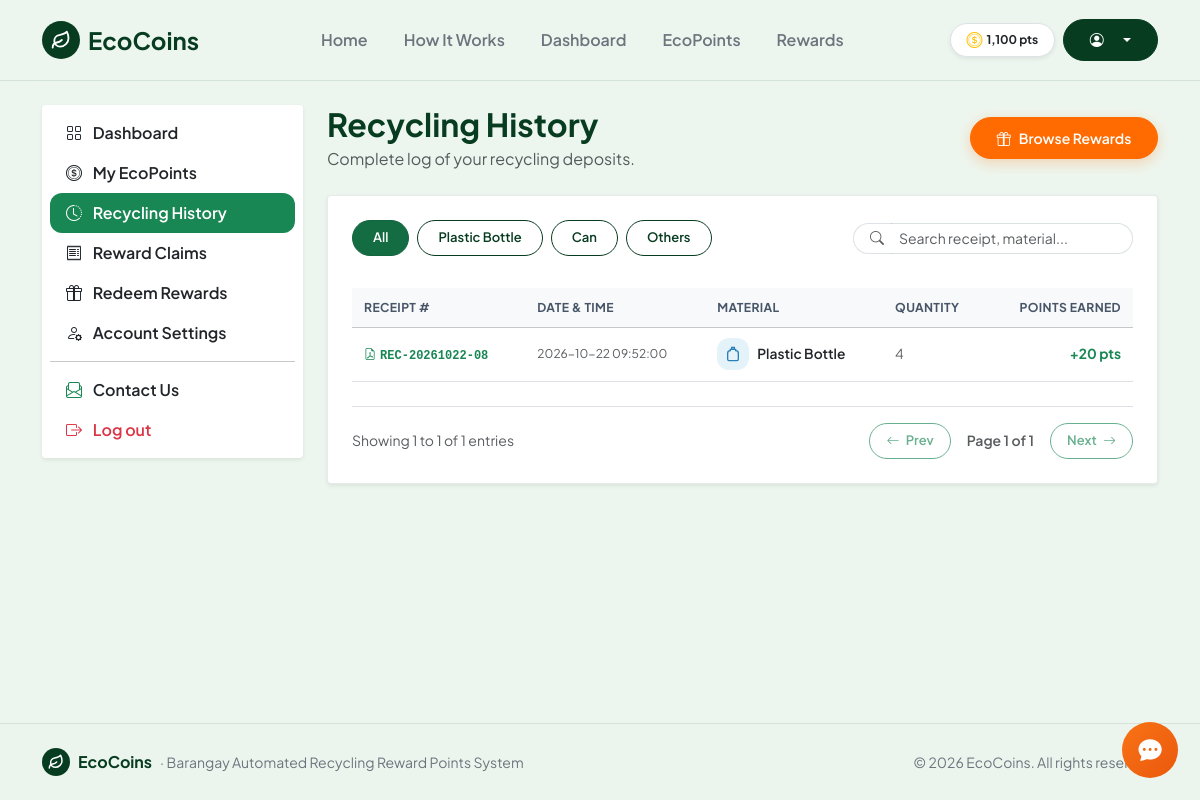
The app's page /history (signed in), older data.
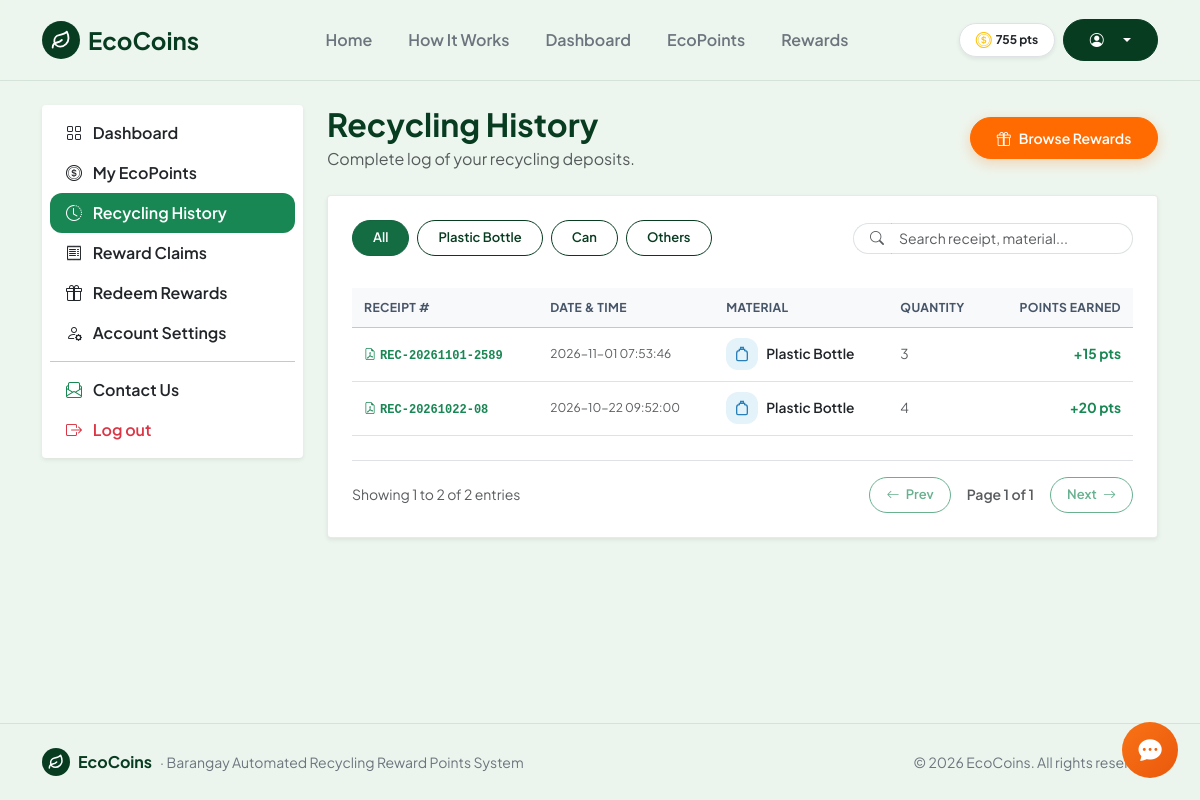
The same page, newer data.
### tables this page shows
CREATE TABLE users (
    id INTEGER PRIMARY KEY AUTOINCREMENT,
    full_name TEXT NOT NULL,
    email TEXT NOT NULL UNIQUE,
    password TEXT NOT NULL,
    role TEXT DEFAULT 'resident',
    qr_code TEXT NOT NULL UNIQUE,
    points INTEGER DEFAULT 0,
    created_at TEXT
, status TEXT DEFAULT 'active', station_name TEXT DEFAULT 'Barangay Pinagkawitan, Lipa City', claim_timeout_until TEXT DEFAULT NULL, cancel_count INTEGER DEFAULT 0, is_verified INTEGER DEFAULT 0, first_name TEXT DEFAULT '', middle_name TEXT DEFAULT '', last_name TEXT DEFAULT '', birthday TEXT DEFAULT '', gender TEXT DEFAULT '', contact_number TEXT DEFAULT '', address TEXT DEFAULT '', face_image TEXT DEFAULT NULL, face_descriptor TEXT DEFAULT NULL, verified_at TEXT DEFAULT NULL, verification_status TEXT DEFAULT 'unverified', barangay TEXT DEFAULT '', zip_code TEXT DEFAULT '', id_type TEXT DEFAULT '', id_image TEXT DEFAULT NULL, profile_image TEXT DEFAULT NULL, verification_notes TEXT DEFAULT '', province TEXT DEFAULT '', city TEXT DEFAULT '', id_back_image TEXT DEFAULT NULL, verify_cooldown_until TEXT DEFAULT NULL, failed_login_attempts INTEGER DEFAULT 0, lockout_until TEXT DEFAULT NULL, last_login_at TEXT DEFAULT NULL);

CREATE TABLE transactions (
        id INTEGER PRIMARY KEY AUTOINCREMENT,
        user_id INTEGER NOT NULL,
        material_id INTEGER,
        material_name TEXT NOT NULL,
        quantity INTEGER NOT NULL,
        points_earned INTEGER NOT NULL,
        receipt_no TEXT NOT NULL,
        created_at TEXT
    );

### route.py (the view)
    @app.route('/history')
    def history():
        user = get_current_user()
        if not user:
            return redirect(url_for('login'))
        if user['role'] == 'staff':
            return redirect(url_for('staff'))
        if user['role'] == 'admin':
            return redirect(url_for('admin'))
        conn = get_db()
        cur = conn.cursor()
        user_txs = [dict(r) for r in cur.execute("SELECT * FROM transactions WHERE user_id = ? ORDER BY created_at DESC", (user['id'],)).fetchall()]
        active_materials = [dict(r) for r in cur.execute("SELECT name FROM materials WHERE status = 'active' ORDER BY id ASC").fetchall()]
        conn.close()
        return render_template('history.html', active_page='history', user_transactions=user_txs)

### app.py (called while the page is built, shortened)
def _read_env_value(key, default=''):
    val = os.environ.get(key, '').strip()
    if val:
        return val
    env_path = os.path.join(os.path.dirname(os.path.abspath(__file__)), '.env')
    return default

def get_csrf_token():
    token = session.get('_csrf_token')
    if not token:
        token = secrets.token_hex(32)
        session['_csrf_token'] = token
    return token

@app.before_request
def enforce_csrf_protection():
    if app.config.get('CSRF_ENABLED', True) is False:
        return None
    return None

### db.py (called while the page is built)
def get_db():
    conn = sqlite3.connect(DB_PATH)
    conn.row_factory = sqlite3.Row
    return conn

### templates/history.html (shortened to what the changed rows need)
{% extends 'base.html' %}
{% block content %}
<main class="py-4">
  <div class="container">
    <div class="row g-4">
      <div class="col-lg-9">
        <div class="d-flex justify-content-between align-items-center mb-4 flex-wrap gap-2">
          <div>
            <h2 class="fw-bold mb-1" style="color: var(--eco-forest);">Recycling History</h2>
          </div>
        </div>
        <div class="card rounded-1 shadow-sm p-4 bg-white gap-2 mb-3">
          <div class="table-responsive">
            <table class="table table-hover align-middle mb-0" id="historyTable" data-paginate="true" data-page-size="15">
              <thead class="table-light">
                <tr>
                  <th>Receipt #</th>
                  <th>Date & Time</th>
                  <th>Material</th>
                  <th>Quantity</th>
                  <th class="text-end">Points Earned</th>
                </tr>
              </thead>
              <tbody>
                {% if not user_transactions %}
                  <tr>
                    <td colspan="5" class="text-center py-4 text-muted">No recycling records found.</td>
                  </tr>
                {% else %}
                  {% for t in user_transactions %}
                    {% set mat = t.material_name|lower %}
                    {% if 'bottle' in mat or 'plastic' in mat %}
                      {% set cat = 'plastic' %}
                    {% elif 'can' in mat %}
                      {% set cat = 'can' %}
                    {% else %}
                      {% set cat = 'others' %}
                    {% endif %}
                    <tr class="table-row-item filter-item" data-category="{{ cat }}" data-search="{{ t.receipt_no }} {{ t.created_at }} {{ t.material_name }} {{ cat }}">
                      <td>
                        <a href="{{ url_for('receipt_pdf', receipt_no=t.receipt_no) }}" target="_blank" class="text-decoration-none font-monospace small text-success fw-semibold" title="View official PDF receipt">
                          <i class="bi bi-file-earmark-pdf me-1"></i>{{ t.receipt_no }}
                        </a>
                      </td>
                      <td class="text-muted small">{{ t.created_at }}</td>
                      <td>
                        <div class="d-flex align-items-center gap-2">
                          {% if cat == 'plastic' %}
                            <span class="eco-icon-tile tile-blue" style="width: 32px; height: 32px;">
                              <svg width="16" height="16" viewBox="0 0 24 24" fill="none" stroke="currentColor" stroke-width="2">
                                <path d="M10 2h4v3h-4z"/>
                                <path d="M8 5h8v2a4 4 0 0 1 4 4v9a2 2 0 0 1-2 2H6a2 2 0 0 1-2-2v-9a4 4 0 0 1 4-4V5z"/>
                              </svg>
                            </span>
                          {% else %}
                            <span class="eco-icon-tile tile-purple" style="width: 32px; height: 32px;">
                              <svg width="16" height="16" viewBox="0 0 24 24" fill="none" stroke="currentColor" stroke-width="2">
                                <path d="M14 2H6a2 2 0 0 0-2 2v16a2 2 0 0 0 2 2h12a2 2 0 0 0 2-2V8z"/>
                              </svg>
                            </span>
                          {% endif %}
                          <span class="fw-semibold text-dark">{{ t.material_name }}</span>
                        </div>
                      </td>
                      <td class="text-muted">{{ t.quantity }}</td>
                      <td class="text-end fw-bold text-success">+{{ t.points_earned }} pts</td>
                    </tr>
                  {% endfor %}
                {% endif %}
              </tbody>
            </table>
          </div>
          {% if user_transactions %}
            <div class="d-flex flex-wrap justify-content-between align-items-center mt-3 pt-3 border-top pagination-container" data-target="#historyTable">
              <div class="text-muted small pagination-info">
              </div>
              <div class="d-flex align-items-center gap-2">
                <button type="button" class="btn btn-sm btn-outline-success btn-pill px-3 pagination-prev" disabled>
                  <i class="bi bi-arrow-left me-1"></i> Prev
                </button>
                <span class="small fw-semibold text-muted px-2 pagination-page-indicator">Page 1 of 1</span>
                <button type="button" class="btn btn-sm btn-outline-success btn-pill px-3 pagination-next" {% if user_transactions|length <= 15 %}disabled{% endif %}>
                  Next <i class="bi bi-arrow-right ms-1"></i>
                </button>
              </div>
            </div>
          {% endif %}
        </div>
      </div>
    </div>
  </div>
</main>
{% endblock %}

### templates/base.html (shortened to what the changed rows need)
<!doctype html>
<html lang="en">
<head>
  <link href="https://cdn.jsdelivr.net/npm/bootstrap@5.3.3/dist/css/bootstrap.min.css" rel="stylesheet">
  <link rel="stylesheet" href="https://cdn.jsdelivr.net/npm/bootstrap-icons@1.11.3/font/bootstrap-icons.min.css">
  <link rel="stylesheet" href="{{ url_for('static', filename='css/style.min.css') }}?v=20261123">
</head>
<body class="d-flex flex-column min-vh-100">
<nav class="navbar navbar-expand-lg py-3 sticky-top" style="background-color: rgba(237, 246, 238, 0.95); backdrop-filter: blur(10px); border-bottom: 1px solid var(--eco-border);">
  <div class="container">
    <div class="collapse navbar-collapse" id="mainNav">
      <div class="d-flex align-items-center gap-2">
        {% if current_user %}
          {% if current_user.role == 'resident' %}
            <span class="badge bg-white text-dark border px-3 py-2 rounded-pill fw-bold shadow-sm d-none d-sm-inline-flex align-items-center gap-1">
              <i class="bi bi-coin text-warning fs-6"></i>
              <span>{{ "{:,}".format(current_user.points) }} pts</span>
            </span>
          {% endif %}
        {% else %}
          <a href="{{ url_for('login') }}" class="btn btn-outline-success px-3 btn-pill">Login</a>
          <a href="{{ url_for('register') }}" class="btn btn-accent px-4 btn-pill">
            <span>Join Free</span>
            <i class="bi bi-arrow-right"></i>
          </a>
        {% endif %}
      </div>
    </div>
  </div>
</nav>
{% block content %}{% endblock %}
</body>
</html>

Row changes from the older to the newer data that the page shows:
changed users: points "1,100" → "755"
added transactions: receipt_no "REC-20261101-2589", created_at "2026-11-01 07:53:46", material_name "Plastic Bottle", quantity "3", points_earned "15"
Text that changed along with them:
text written by a page script: "Showing 1 to 1 of 1 entries" → "Showing 1 to 2 of 2 entries"
